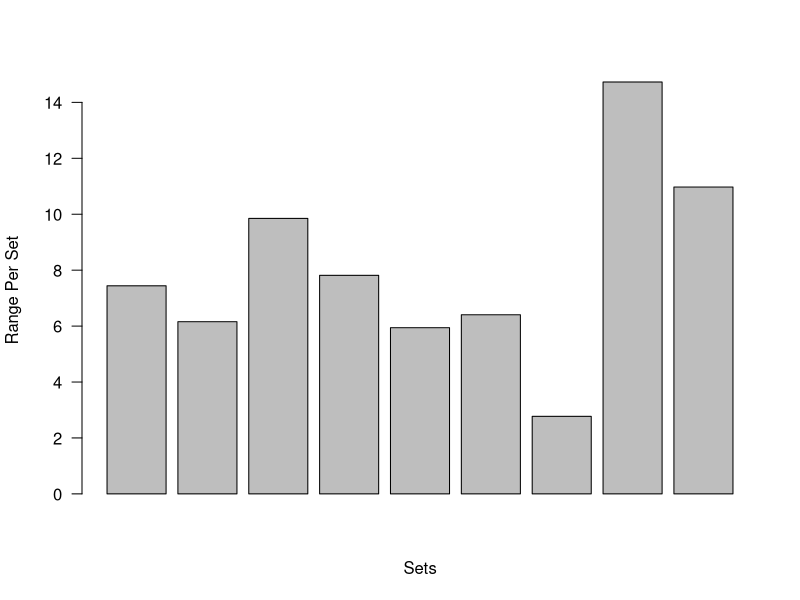
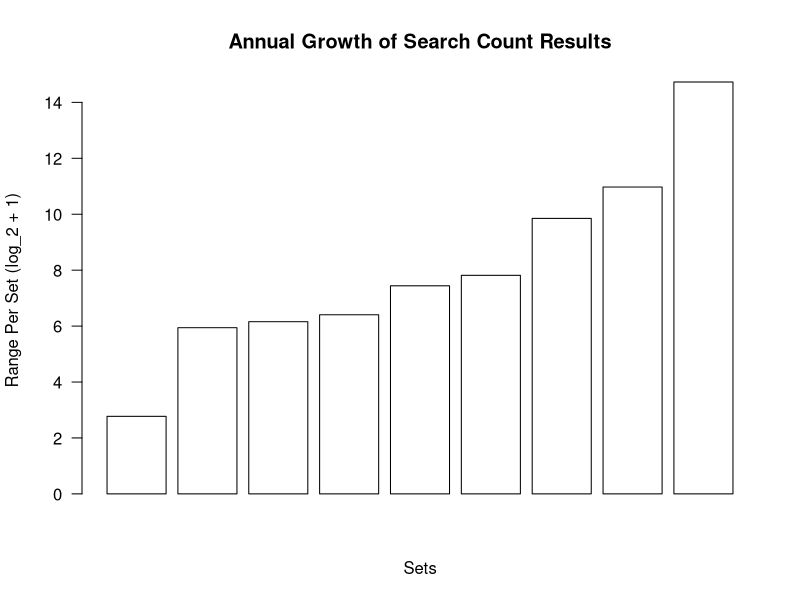

Write R code to recreate these figures, in order.
queries <- read.csv("data/longitudinal/queries.csv",
                    header = TRUE, row.names = 1, sep = ",")

library(tidyr)

# convert dataframe from wide to long format
db <- rep(c("PMML", "PQML", "EHML", "WSML", "OML"), 29)
lqueries<- queries
lqueries$database <- db
rm(db)
lqueries <- gather(lqueries, months, counts, October:September, factor_key = TRUE)

# get the ranges for all sets and sort from low to high
## all ranges
lranges <- sort(tapply(lqueries$counts, lqueries$Set, max) - tapply(lqueries$counts, lqueries$Set, min))

# Save ranges as data frames
l.ranges <- data.frame(lranges)
l.ranges$Sets <- rownames(l.ranges)

# Create a vector where pubdate is Logical for all of the data
# True = PubDate ; False = No PubDate
pdtf <- table(lqueries$Set[lqueries$PubDate == 1])
pdtf <- pdtf > 0
pdtf <- data.frame(pdtf)
pdtf$Sets <- rownames(pdtf)

# Combine the data frames
l.ranges <- merge(l.ranges, pdtf, by.y = "Sets")

# Plot, log_2 transformation
barplot(log(l.ranges$lranges + 1), las=2, xlab = "Sets", ylab = "Range Per Set")

# Plot with Logical Values
mycols <- c("white", "black")
barplot(sort(log(l.ranges$lranges + 1)), las=2,
        xlab = "Sets", ylab = "Range Per Set (log_2 + 1)",
        main = "Annual Growth of Search Count Results",
        col = mycols[as.factor(l.ranges$pdtf)])